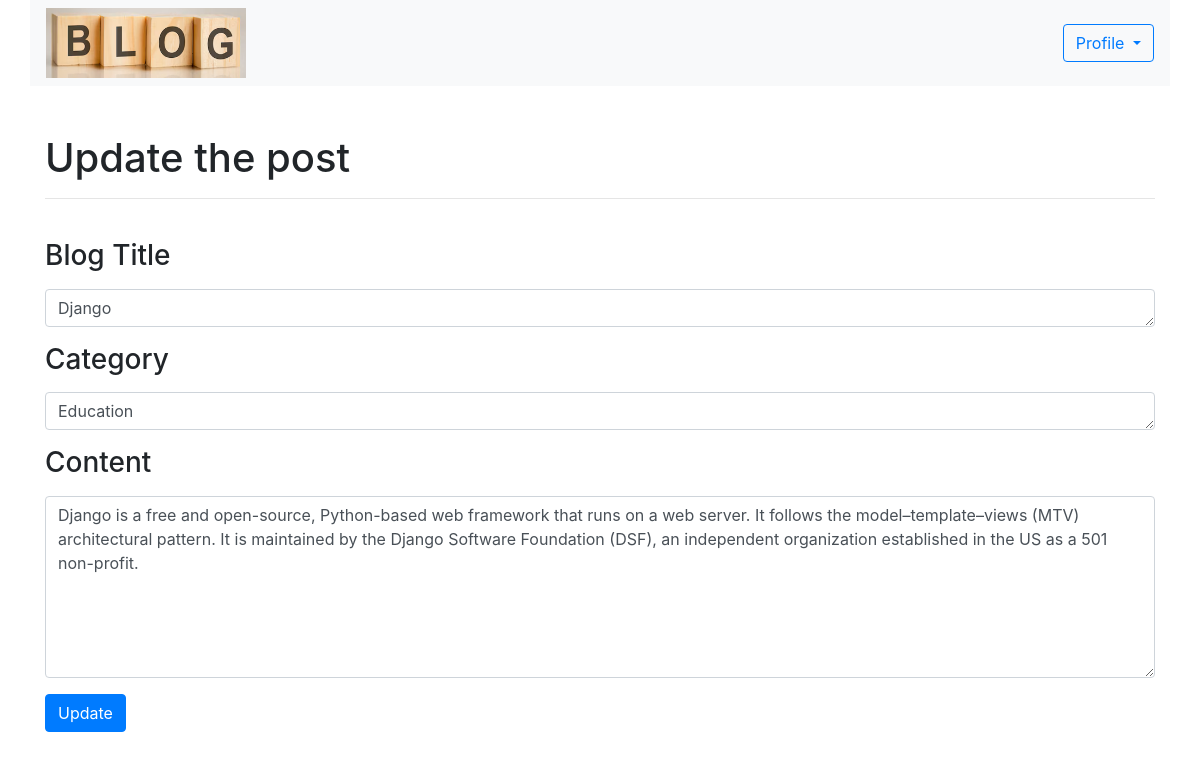
Page /mypost/update/4/ (signed in) on the committed database.
### blog/models.py (models this page shows, shortened)
class SoftDelete(models.Model):
    is_deleted = models.BooleanField(default=False)
    everything = models.Manager()
    objects = NonDeleted()
    class Meta:
        abstract = True

class Post(SoftDelete):
    post_id = models.IntegerField(primary_key=True)
    title = models.CharField(max_length=100)
    category = models.CharField(max_length=100)
    content = models.TextField()
    date_posted = models.DateTimeField(default=timezone.now)
    author = models.ForeignKey(User, on_delete=models.CASCADE)
    updated_time = models.DateTimeField(default=timezone.now)

### blog/views.py (the view)
# urls.py: path('update/<int:post_id>/', views.update, name="update"),
@login_required
def update(request, post_id):
    obj = get_object_or_404(Post, pk=post_id)
    if request.method == 'POST':
        form = PostForm(request.POST, instance=obj)
        if form.is_valid():
            obj.updated_time = datetime.now()  # Update the timestamp
            form.save()  # Save the updated post
            return redirect('/home')  # Redirect to the home page after saving
    else:
        form = PostForm(instance=obj)  # Populate the form with the existing post data
    return render(request, 'blog/update.html', {'form': form, 'post': obj})

### blog/views.py
class PostForm(forms.ModelForm):
    class Meta:
        model = Post
        fields = ['title', 'category', 'content']

### blog/templates/blog/update.html (shortened to what this page needs)
{% extends 'blog/base.html' %}
{% block content %}
{% load static %}
<div class="container custom-container">
    <nav class="navbar navbar-expand-lg navbar-light bg-light w-100">
        <div class="collapse navbar-collapse" id="navbarSupportedContent">
            <ul class="navbar-nav mr-auto ">
                <li><a href="/home"> <img src="{% static 'image/blog1.png' %}" width="200" height="70" alt=""></a></li>
            </ul>
            <form class="form-inline my-2 my-lg-0">
                <div class="dropdown">
                    <button class="btn btn-outline-primary dropdown-toggle" type="button" id="dropdownMenuButton"
                        data-toggle="dropdown" aria-haspopup="true" aria-expanded="false">
                        Profile
                    </button>
                </div>
            </form>
        </div>
    </nav>
    <form method="POST" action="">
        <div class="container custom-container " style="max-width: 1250px;">
            <br><br>
            <h1 class="fw-bolder"> Update the post</h1>
            <hr><br>
            <div class="mb-3">
                <h3><label for="exampleInputEmail1" class="form-label">Blog Title</label></h3>
                <textarea class="form-control" id="exampleFormControlTextarea3" rows="1" name="title">{{post.title}}</textarea>
            </div>
            <div class="mb-3">
                <h3><label for="exampleInputEmail1" class="form-label"> Category</label></h3>
                <textarea class="form-control" id="exampleFormControlTextarea3" rows="1" name="category">{{post.category}}</textarea>
            </div>
            <div class="form-group">
                <h3><label for="exampleFormControlTextarea3">Content</label></h3>
                <textarea class="form-control" id="exampleFormControlTextarea3" rows="7" name="content">{{post.content}}</textarea>
            </div>
            <input class="btn btn-primary" type="submit" value="Update">
        </div>
    </form>
</div>
{% endblock %}

### blog/templates/blog/base.html (style rules this page uses)
.custom-container { max-width: 1450px; }

### rows in the picture
Post: title "Django", category "Education", content "Django is a free and open-source, Python-based web framework that runs on a web server. It follows the model–template–views (MTV) architectural pattern. It is maintained by the Django Software Foundation (DSF), an independent organization established in the US as a 501 non-profit."
